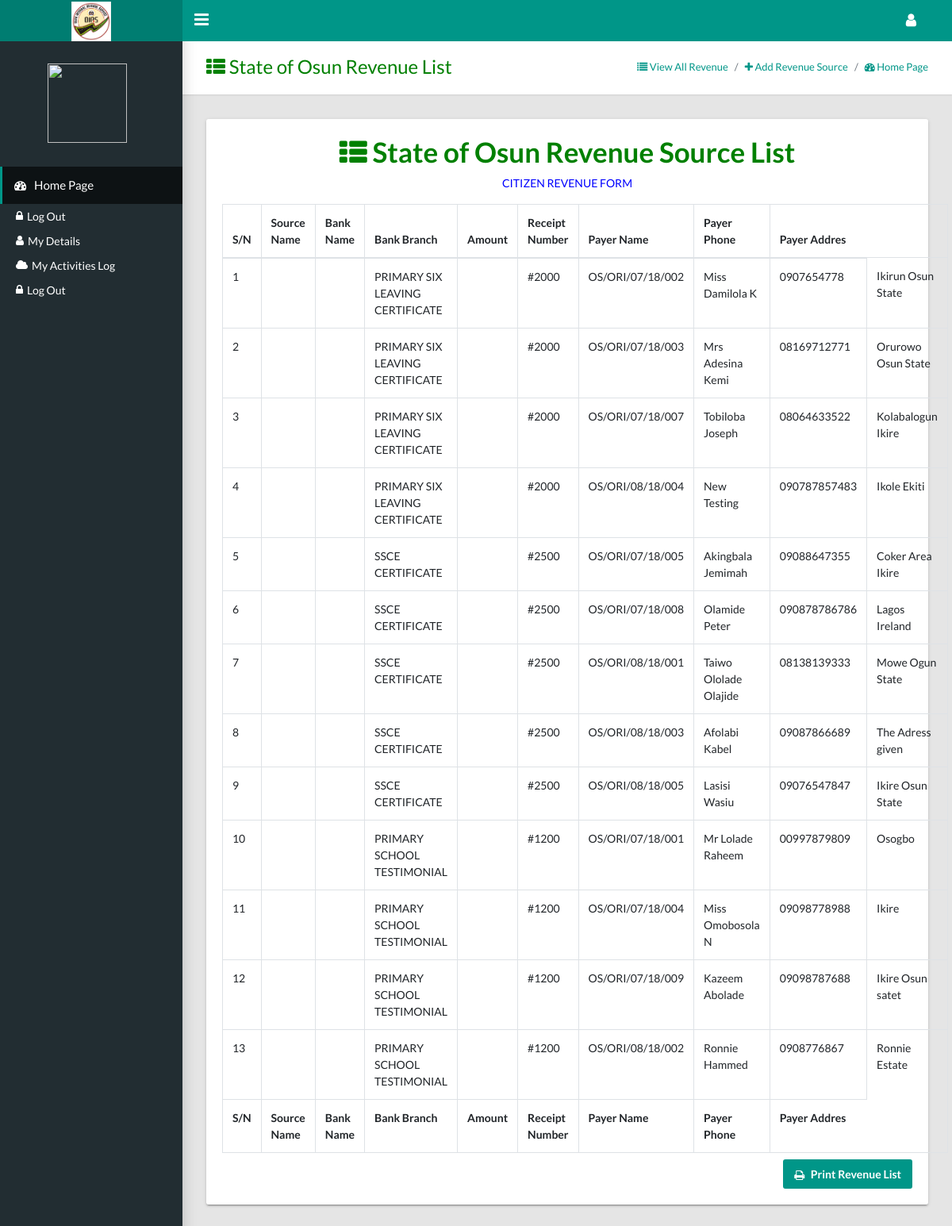
The page /ministry-of-finance/view-all-revenue.php on the database its author committed.
### tables this page shows
CREATE TABLE `state_revenue` (
  `revenue_id` int(255) NOT NULL,
  `local_govt_id` int(255) NOT NULL,
  `staff_number` varchar(255) NOT NULL,
  `source_id` int(255) NOT NULL,
  `payer_name` varchar(255) NOT NULL,
  `payer_phone` varchar(255) NOT NULL,
  `payer_address` text NOT NULL,
  `reciept_number` varchar(255) NOT NULL,
  `today` varchar(255) NOT NULL,
  `rev_month` varchar(255) NOT NULL,
  `year` varchar(255) NOT NULL,
  `time_added` timestamp NOT NULL DEFAULT CURRENT_TIMESTAMP ON UPDATE CURRENT_TIMESTAMP
);

CREATE TABLE `source_revenue` (
  `source_id` int(255) NOT NULL,
  `source_name` varchar(255) NOT NULL,
  `ministry_id` int(255) NOT NULL,
  `revenue_amount` varchar(255) NOT NULL,
  `time_added` timestamp NOT NULL DEFAULT CURRENT_TIMESTAMP ON UPDATE CURRENT_TIMESTAMP
);

### ict-department/libs_dev/revenue/revenue_class.php (called while the page is built, shortened)
<?php
	class sourcesOfRevenue
	{
		public $db;
		function __construct($db)
		{
			$this->db=$db;
		}
		public function seeRevenueourceID($source_id)
		{
			try {
				$checkRev= $this->db->prepare("SELECT * FROM source_revenue WHERE source_id=:source_id");
				$arrCheckRev = array(':source_id'=>$source_id);
				$checkRev->execute($arrCheckRev);
				$roll = $checkRev->fetch();
				return $roll;
			}catch(PDOException $e){
				$_SESSION['error']= $e->getMessage();
				return false;
			}
		}
	}
?>

### ministry-of-finance/view-all-revenue.php (the view, shortened to what this page needs)
<?php
    require '../header.php';
    $staffBiodata = new staffBiodataIGR($db);
    require '../side-bar.php';
    require '../ict-department/libs_dev/revenue/revenue_class.php';
    $localMin = new localMinistry($db);
    $revSouceing = new sourcesOfRevenue($db);
    $staff_email  = $_SESSION['user_name'];
    $staffDetails = $staffBiodata->seestaff_biodataEmailDetails($staff_email);
    $local_govt_id = $staffDetails['local_govt_id'];
    $localDetails = $localMin->gettingLocalGocyIDDetails($local_govt_id);
    $local_govt_name = $localDetails['local_govt_name'];
?>
<main class="app-content">
    <div class="app-title">
        <div>
            <h1 style="color: green"><i class="fa fa-th-list"></i> State of Osun Revenue List</h1>
        </div>
        <ul class="app-breadcrumb breadcrumb side">
            <li class="breadcrumb-item active"><a href="view-all-revenue.php"><i class="fa fa-list"></i> View All Revenue  </a></li>
            <li class="breadcrumb-item active"><a href="add-revenue-source.php"><i class="fa fa-plus"></i> Add Revenue Source</a></li>
            <li class="breadcrumb-item"><a href="./"><i class="fa fa-dashboard"></i> Home Page</a></li>
        </ul>
    </div>
    <div class="row">
        <div class="col-md-12">
            <div class="col-md-12">
            </div>
            <div class="tile">
                <div class="tile-body"><?php
                    $min = $db->prepare("SELECT * FROM state_revenue ORDER BY source_id ASC");
                    $min->execute();
                    if($min->rowCount()==0){ ?>
                        <h5><p style="color: red"  align="center">The Revenue Source List is Empty, Please Click on Add Revenue Source To Add Revenue To The Minsitry Revenue List</p></h5><?php
                    }else{ ?>
                        <div align="center">
                            <h1 style="color: green"><i class="fa fa-th-list"></i> State of Osun Revenue Source List</h1>
                            <p style="color: blue"><?php echo $local_govt_name ?> CITIZEN REVENUE FORM</p>
                        </div>
                        <table class="table table-hover table-bordered" id="sampleTable">
                            <thead>
                                <tr>
                                    <th>S/N</th>
                                    <th>Source Name</th>
                                    <th>Bank Name</th>
                                    <th>Bank Branch</th>
                                    <th>Amount</th>
                                    <th>Receipt Number</th>
                                    <th>Payer Name</th>
                                    <th>Payer Phone</th>
                                    <th>Payer Addres</th>
                                </tr>
                            </thead>
                            <tfoot>
                                <tr>
                                    <th>S/N</th>
                                    <th>Source Name</th>
                                    <th>Bank Name</th>
                                    <th>Bank Branch</th>
                                    <th>Amount</th>
                                    <th>Receipt Number</th>
                                    <th>Payer Name</th>
                                    <th>Payer Phone</th>
                                    <th>Payer Addres</th>
                                </tr>
                            </tfoot>
                            <tbody><?php
                                $y=1;
                                while($see_ministry = $min->fetch()){
                                    $source_id = $see_ministry['source_id'];
                                    $sourceDetails = $revSouceing->seeRevenueourceID($source_id);
                                    $local_govt_code = $localDetails['local_govt_code']; ?>
                                    <tr>
                                        <td><?php echo $y ?></td>
                                        <td></td>
                                        <td></td>
                                        <td><?php echo $revenue_source_name= $sourceDetails['source_name']; ?></td>
                                        <td></td>
                                        <td><?php echo "#".$sourceDetails['revenue_amount']; ?></td>
                                        <td><?php echo $see_ministry['reciept_number']; ?></td>
                                        <td><?php echo $see_ministry['payer_name']; ?></td>
                                        <td><?php echo $see_ministry['payer_phone']; ?></td>
                                        <td><?php echo $see_ministry['payer_address']; ?></td>
                                    </tr><?php
                                    $y++;
                                } ?>
                            </tbody>
                        </table>
                        <div class="row d-print-none mt-2">
                            <div class="col-12 text-right">
                                <a class="btn btn-primary" href="javascript:window.print();" target="_blank"><i class="fa fa-print"></i> Print Revenue List</a>
                            </div>
                        </div><?php
                    } ?>
                </div>
            </div>
        </div>
    </div>
</main>
<?php require '../table-footer.php'; require '../alert.php'; ?>

### rows shown on the page
state_revenue: source.source_name "PRIMARY SIX LEAVING CERTIFICATE", source.revenue_amount "2000", reciept_number "OS/ORI/07/18/002", payer_name "Miss Damilola K", payer_phone "0907654778", payer_address "Ikirun Osun State"
state_revenue: source.source_name "PRIMARY SIX LEAVING CERTIFICATE", source.revenue_amount "2000", reciept_number "OS/ORI/07/18/003", payer_name "Mrs Adesina Kemi", payer_phone "08169712771", payer_address "Orurowo Osun State"
state_revenue: source.source_name "PRIMARY SIX LEAVING CERTIFICATE", source.revenue_amount "2000", reciept_number "OS/ORI/07/18/007", payer_name "Tobiloba Joseph", payer_phone "08064633522", payer_address "Kolabalogun Ikire"
state_revenue: source.source_name "PRIMARY SIX LEAVING CERTIFICATE", source.revenue_amount "2000", reciept_number "OS/ORI/08/18/004", payer_name "New Testing", payer_phone "090787857483", payer_address "Ikole Ekiti"
state_revenue: source.source_name "SSCE CERTIFICATE", source.revenue_amount "2500", reciept_number "OS/ORI/07/18/005", payer_name "Akingbala Jemimah", payer_phone "09088647355", payer_address "Coker Area Ikire"
state_revenue: source.source_name "SSCE CERTIFICATE", source.revenue_amount "2500", reciept_number "OS/ORI/07/18/008", payer_name "Olamide Peter", payer_phone "090878786786", payer_address "Lagos Ireland"
state_revenue: source.source_name "SSCE CERTIFICATE", source.revenue_amount "2500", reciept_number "OS/ORI/08/18/001", payer_name "Taiwo Ololade Olajide", payer_phone "08138139333", payer_address "Mowe Ogun State"
state_revenue: source.source_name "SSCE CERTIFICATE", source.revenue_amount "2500", reciept_number "OS/ORI/08/18/003", payer_name "Afolabi Kabel", payer_phone "09087866689", payer_address "The Adress given"
state_revenue: source.source_name "SSCE CERTIFICATE", source.revenue_amount "2500", reciept_number "OS/ORI/08/18/005", payer_name "Lasisi Wasiu", payer_phone "09076547847", payer_address "Ikire Osun State"
state_revenue: source.source_name "PRIMARY SCHOOL TESTIMONIAL", source.revenue_amount "1200", reciept_number "OS/ORI/07/18/001", payer_name "Mr Lolade Raheem", payer_phone "00997879809", payer_address "Osogbo"
state_revenue: source.source_name "PRIMARY SCHOOL TESTIMONIAL", source.revenue_amount "1200", reciept_number "OS/ORI/07/18/004", payer_name "Miss Omobosola N", payer_phone "09098778988", payer_address "Ikire"
state_revenue: source.source_name "PRIMARY SCHOOL TESTIMONIAL", source.revenue_amount "1200", reciept_number "OS/ORI/07/18/009", payer_name "Kazeem Abolade", payer_phone "09098787688", payer_address "Ikire Osun satet"
state_revenue: source.source_name "PRIMARY SCHOOL TESTIMONIAL", source.revenue_amount "1200", reciept_number "OS/ORI/08/18/002", payer_name "Ronnie Hammed", payer_phone "0908776867", payer_address "Ronnie Estate"
